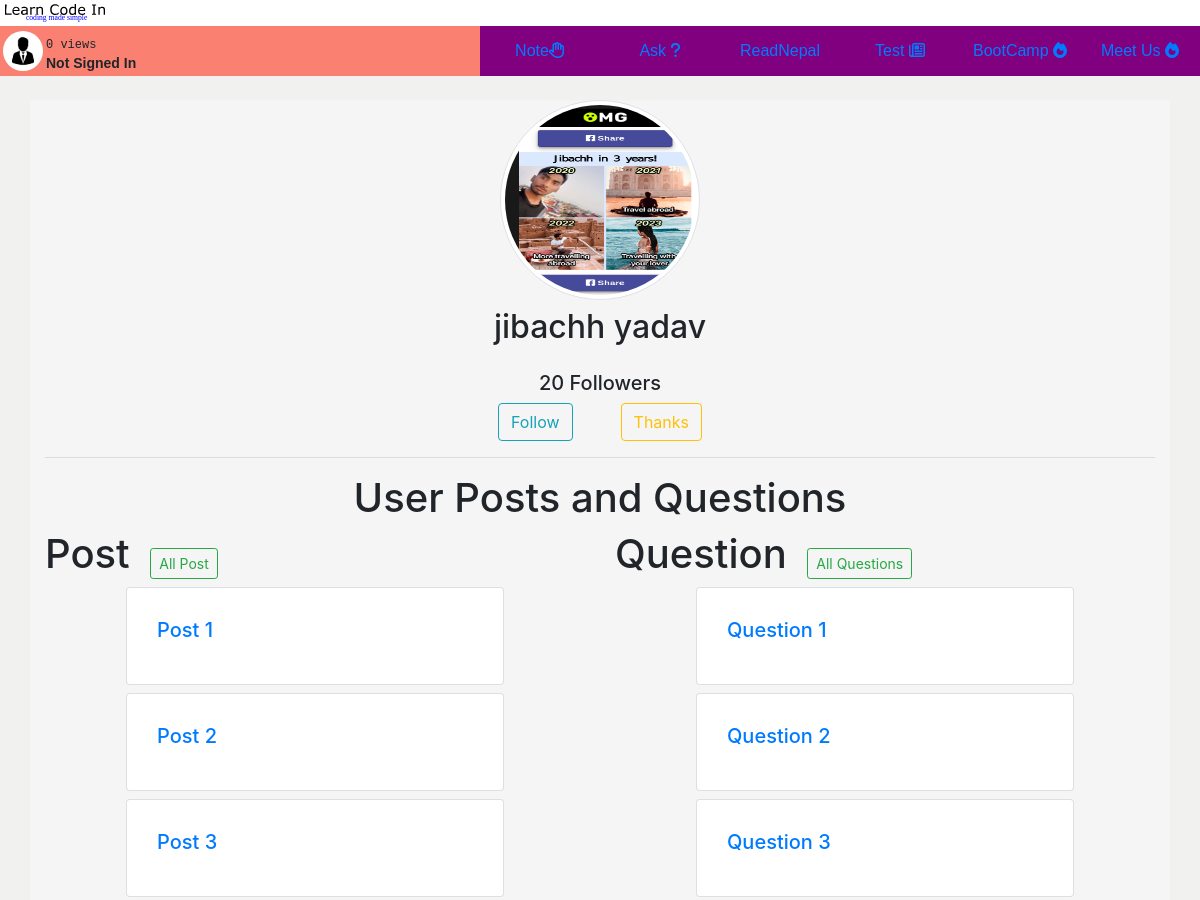
The app's page /profile/jibachhydv-2/ (upper part), older data.
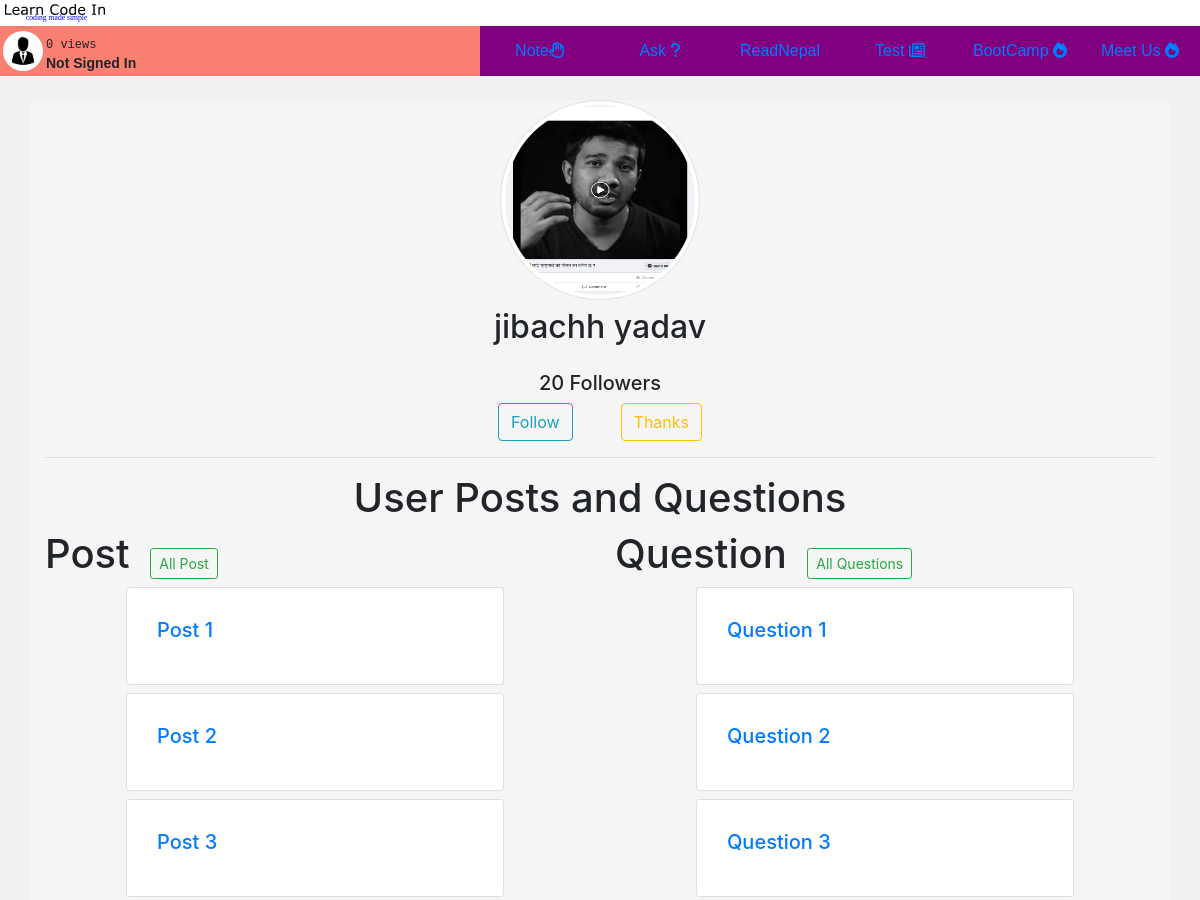
The same page, newer data.
### users/models.py (models this page shows, shortened)
class User(AbstractUser):
    grade_choices = (
        ('One to Five', 'One to Five'),
        ('Six', 'Six'),
        ('Seven', 'Seven'),
        ('Eight', 'Eight'),
        ('Nine', 'Nine'),
        ('Ten', 'Ten'),
        ('Eleven', 'Eleven'),
        ('Twelve', 'Twelve'),
        ('HA', 'Health Assitant'),
        ('Staff Nurse', 'Staff Nurse'),
        ('Diploma in Agriculture', 'Diploma in Agriculture'),
        ('Diploma in Engineering', 'Diploma in Engineering'),
        ('Bachelor in CSIT', 'Bachelor in CSIT'),
        ('BSC Nursing', 'BSC Nursing'),
        ('Bachelor in Education', 'Bachelor in Education'),
        ('Bachelor in Engineering', 'Bachelor in Engineering'),
        ('BBS', 'BBS'),
        ('BBA', 'BBA'),
        ('MBBS', 'MBBS'),
        ('General', 'General'),
    )
    faculty = (
        ('Science', 'Science'),
        ('Commerce', 'Commerce'),
        ('Art', 'Art'),
        ('Medicine', 'Medicine'),
        ('Engineering', 'Engineering'),
        ('Computer Science', 'Computer Science'),
    )
    first_name = models.CharField(
        blank=False,
        max_length=100)
    last_name = models.CharField(
        blank=False,
        max_length=100)
    email = models.EmailField(unique=True,
                              blank=False,
                              max_length=255)
    username = models.CharField(max_length=30,
                                unique=False)
    hobby = models.CharField(max_length=200,
                             blank=True)
    favorite_quotes = models.CharField(max_length=200,
                                       blank=True)
    photo = models.ImageField(upload_to='profile',
                              default='../static/images/Flag_of_Nepal.png'
                              )
    grade = models.CharField(
        max_length=200,
        choices=grade_choices,
        blank=True
    )
    schoolType = models.CharField(max_length=200, choices=faculty, blank=True)
    schoolName = models.CharField(max_length=100,
                                  blank=True)
    address = models.CharField(max_length=200,
                               blank=True)
    REQUIRED_FIELDS = ['first_name', 'last_name', 'username']
    USERNAME_FIELD = 'email'

### users/views.py (the view)
# urls.py: path('profile/<str:username>-<int:id>/', views.profile, name='profile')
def profile(request, id, username):
    try:
        user = User.objects.get(pk=id, username=username)
    except User.DoesNotExist:
        return HttpResponse("No Such User")
    return render(request, 'profile/profile.html', {
        'user': user
    })

### templates/profile/profile.html (shortened to what this page needs)
{% extends 'base.html' %}
{% block body %}
    <div class="container mt-4" style="background-color: whitesmoke;">
        <div class="row">
            <img src="{{ user.photo.url }}" style="border-radius: 50%; height: 200px; width: 200px;" class="img-fluid user-image mx-auto d-block img-thumbnail">
        </div>
        <div class="row mt-2">
            <h2 class="mr-auto ml-auto">
                {{ user.first_name }} {{ user.last_name }}
            </h2>
        </div>
        <div class="row">
        </div>
        <div class="row">
            <h5 class="mr-auto ml-auto">
                20 Followers
            </h5>
        </div>
        <div class="row">
            <div class="col d-flex justify-content-center">
                <button class="btn btn-outline-info mr-5">Follow</button>
                <button class="btn btn-outline-warning">Thanks</button>
            </div>
        </div>
        <hr>
        <h1 style="text-align: center;">User Posts and Questions</h1>
        <div class="row">
            <div class="col-sm-12 col-md-6 order-sm-last order-md-first" >
                <h1 class="d-inline">Post</h1>
                <button class="btn btn-sm btn-outline-success ml-3">All Post</button>
                <div class="mt-2">
                    <a href="#" class="mt-5">
                        <div class="card">
                            <div class="card-body">
                                <h5 class="card-title">Post 1</h5>
                            </div>
                        </div>
                    </a>
                </div>
                <div class="mt-2">
                    <a href="#" class="mt-5">
                        <div class="card">
                            <div class="card-body">
                                <h5 class="card-title">Post 2</h5>
                            </div>
                        </div>
                    </a>
                </div>
                <div class="mt-2">
                    <a href="#" class="mt-5">
                        <div class="card">
                            <div class="card-body">
                                <h5 class="card-title">Post 3</h5>
                            </div>
                        </div>
                    </a>
                </div>
            </div>
            <div class="col">
                <h1 class="d-inline">Question</h1>
                <a class="btn btn-sm btn-outline-success ml-3" href="#">All Questions</a>
                <div class="mt-2">
                    <a href="#" class="mt-5">
                        <div class="card">
                            <div class="card-body">
                                <h5 class="card-title">Question 1</h5>
                            </div>
                        </div>
                    </a>
                </div>
                <div class="mt-2">
                    <a href="#" class="mt-5">
                        <div class="card">
                            <div class="card-body">
                                <h5 class="card-title">Question 2</h5>
                            </div>
                        </div>
                    </a>
                </div>
                <div class="mt-2">
                    <a href="#" class="mt-5">
                        <div class="card">
                            <div class="card-body">
                                <h5 class="card-title">Question 3</h5>
                            </div>
                        </div>
                    </a>
                </div>
            </div>
        </div>
    </div>
{% endblock body %}

Row changes from the older to the newer data that the page shows:
changed User "jibachh": photo: a different picture
